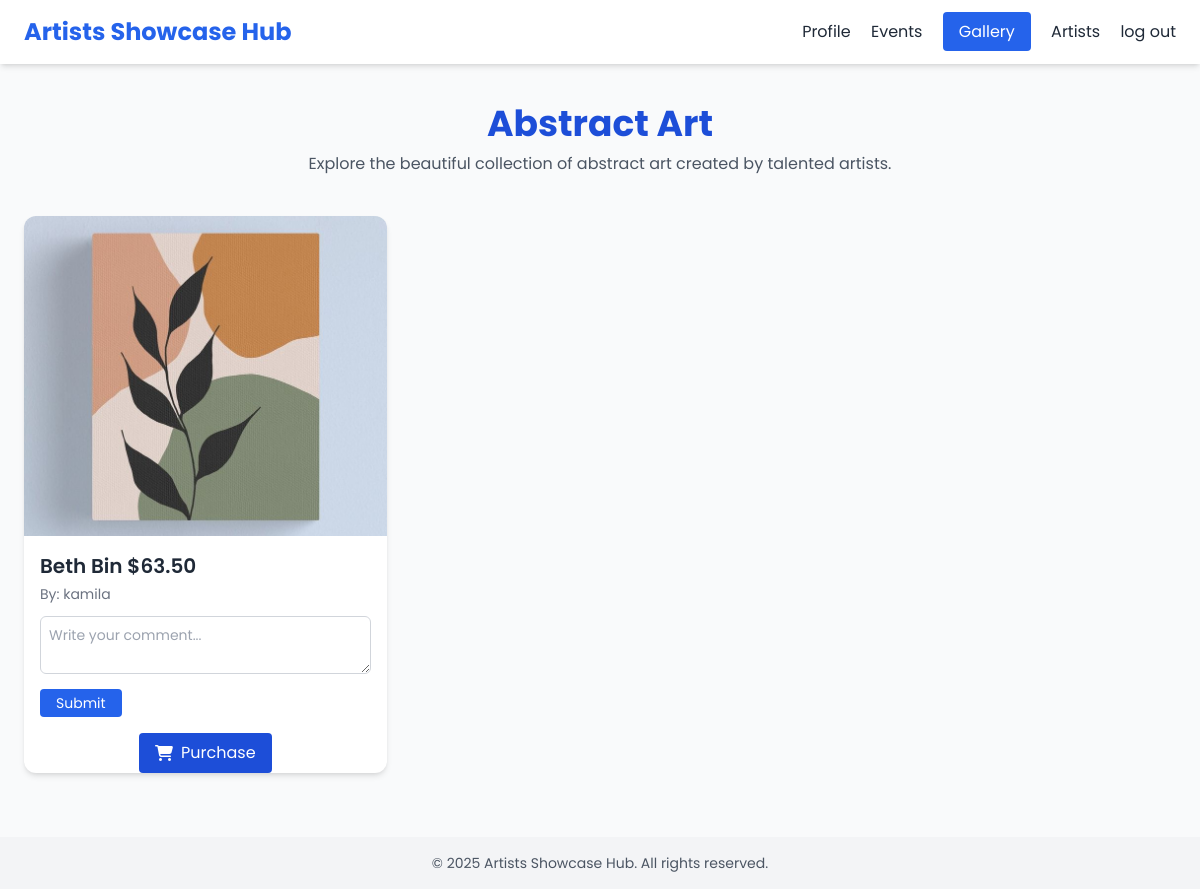
Before: /abstractart/ with the older database file.
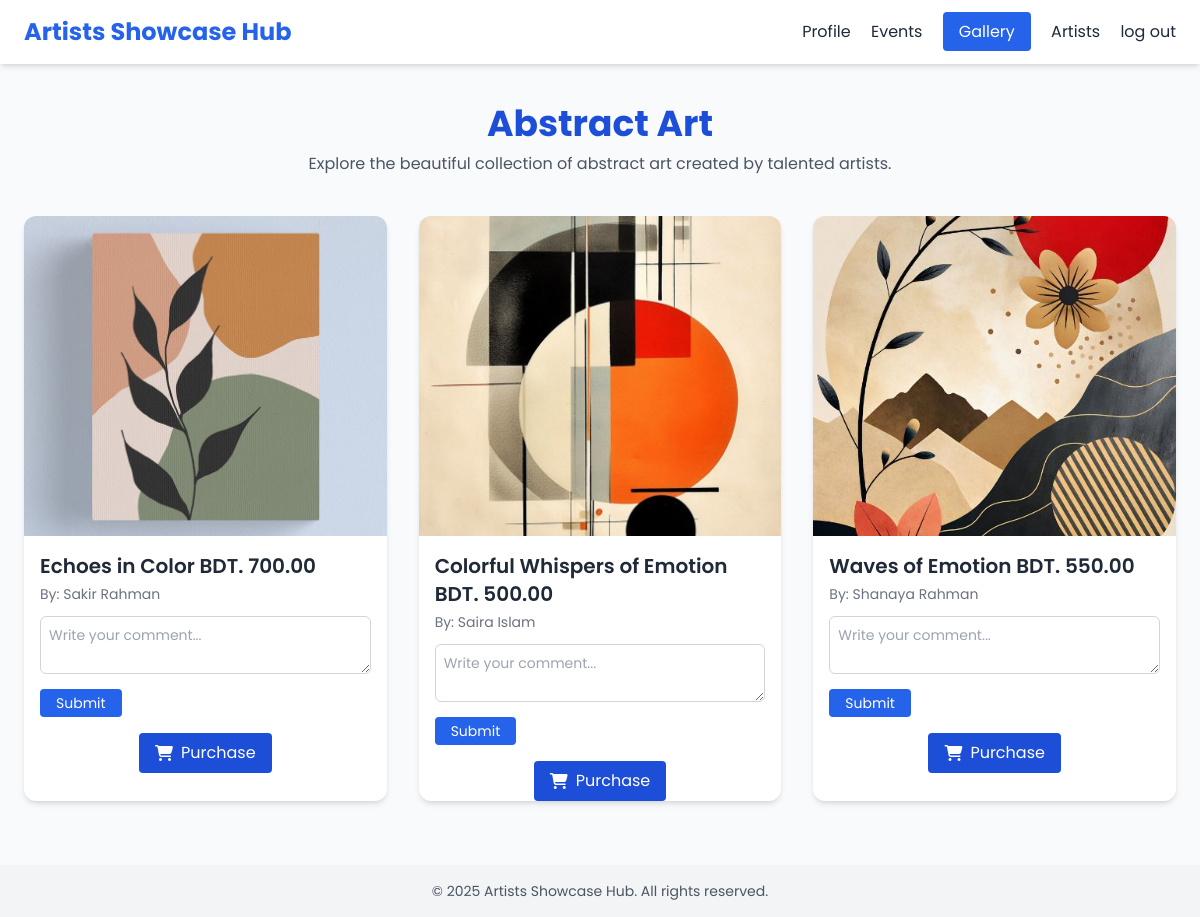
After: the same page with the newer database file.
### hub/models.py (models this page shows, shortened)
class AbstractArt(models.Model):
    title = models.CharField(max_length=100)
    image = models.ImageField(upload_to='abstract_art/')
    description = models.TextField()
    artist = models.CharField(max_length=100)

### hub/views.py (the view)
# urls.py: path('abstractart/', views.abstractart, name='abstractart'),
def abstractart(request):
    artworks = AbstractArt.objects.all()
    return render(request, 'abstractart.html', {'artworks': artworks})

### template/abstractart.html (shortened to what this page needs)
<!DOCTYPE html>
<html lang="en">
<head>
  {% load static %}
  <script src="https://cdn.tailwindcss.com"></script>
</head>
<body class="bg-gray-50 text-gray-800">
  <header class="flex justify-between items-center px-6 py-4 shadow-md sticky top-0 bg-white z-50">
    <h1 class="text-2xl font-bold text-blue-600 ">Artists Showcase Hub</h1>
    <nav class="space-x-4">
      <a href="{% url 'profile' %}" class="hover:text-blue-600">Profile</a>
      <a href="{% url 'event' %}" class="hover:text-blue-600">Events</a>
      <a href="{% url 'gallery' %}" class="bg-blue-600 text-white px-4 py-2 rounded hover:bg-blue-700">Gallery</a>
      <a href="{% url 'artist_profile' %}" class="hover:text-blue-600">Artists</a>
      <a href="{% url 'logout' %}" class="hover:text-blue-600">log out</a>
    </nav>
  </header>
  <section class="text-center py-10 px-4">
    <h2 class="text-4xl font-bold text-blue-700">Abstract Art</h2>
    <p class="text-gray-600 mt-2">Explore the beautiful collection of abstract art created by talented artists.</p>
  </section>
  <section class="grid gap-8 px-6 pb-16 md:grid-cols-2 lg:grid-cols-3">
    {% for art in artworks %}
    <div class="bg-white rounded-xl shadow-md overflow-hidden hover:shadow-lg transition">
      <img src="{{ art.image.url }}" alt="{{ art.title }}" class="w-full h-80 object-cover cursor-pointer" onclick="openModal('{{ art.image.url }}', '{{ art.title }}', '{{ art.description|escapejs }}', '{{ art.artist }}')">
      <div class="p-4">
        <h4 class="text-xl font-semibold mb-1">{{ art.title }}</h4>
        <p class="text-sm text-gray-500 mb-3">By: {{ art.artist }}</p>
            <textarea name="comment" rows="2" placeholder="Write your comment..." class="w-full p-2 border border-gray-300 rounded-md text-sm"></textarea>
            <button type="submit" class="mt-2 bg-blue-600 text-white px-4 py-1 rounded hover:bg-blue-700 text-sm">Submit</button>
        </div>
        <div class="text-center">
          <a href="{% url 'payment' %}" class="inline-flex items-center gap-2 bg-blue-700 text-white px-4 py-2 rounded hover:bg-pblue-800">
            <i class="fas fa-shopping-cart"></i> Purchase
          </a>
        </div>
      </div>
    {% empty %}
    <p class="text-center col-span-full text-gray-500">No abstract art available at the moment.</p>
    {% endfor %}
  </section>
  <footer class="bg-gray-100 text-center py-4 text-sm text-gray-600">
    &copy; 2025 Artists Showcase Hub. All rights reserved.
  </footer>
</body>
</html>

Changed rows visible on the page:
changed AbstractArt: title "Beth Bin $63.50" → "Echoes in Color BDT. 700.00"; artist "kamila" → "Sakir Rahman"
added AbstractArt: image (picture), title "Colorful Whispers of Emotion BDT. 500.00", artist "Saira Islam"
added AbstractArt: image (picture), title "Waves of Emotion BDT. 550.00", artist "Shanaya Rahman"
